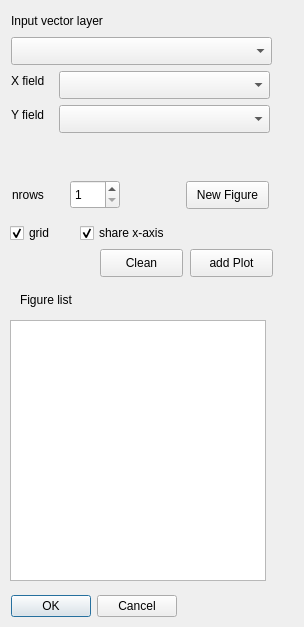
<?xml version="1.0" encoding="UTF-8"?>
<ui version="4.0">
 <class>DataPlotDialog</class>
 <widget class="QDialog" name="DataPlotDialog">
  <property name="geometry">
   <rect>
    <x>0</x>
    <y>0</y>
    <width>304</width>
    <height>627</height>
   </rect>
  </property>
  <property name="windowTitle">
   <string>Data Plotter</string>
  </property>
  <widget class="QLabel" name="label">
   <property name="geometry">
    <rect>
     <x>11</x>
     <y>11</y>
     <width>113</width>
     <height>20</height>
    </rect>
   </property>
   <property name="text">
    <string>Input vector layer</string>
   </property>
  </widget>
  <widget class="QLabel" name="label_2">
   <property name="geometry">
    <rect>
     <x>11</x>
     <y>71</y>
     <width>41</width>
     <height>20</height>
    </rect>
   </property>
   <property name="text">
    <string>X field</string>
   </property>
  </widget>
  <widget class="QgsMapLayerComboBox" name="mMapLayerComboBox">
   <property name="geometry">
    <rect>
     <x>11</x>
     <y>37</y>
     <width>261</width>
     <height>28</height>
    </rect>
   </property>
  </widget>
  <widget class="QgsFieldComboBox" name="mXFieldComboBox">
   <property name="geometry">
    <rect>
     <x>59</x>
     <y>71</y>
     <width>211</width>
     <height>28</height>
    </rect>
   </property>
  </widget>
  <widget class="QgsFieldComboBox" name="mYFieldComboBox">
   <property name="geometry">
    <rect>
     <x>59</x>
     <y>105</y>
     <width>211</width>
     <height>28</height>
    </rect>
   </property>
  </widget>
  <widget class="QLabel" name="label_3">
   <property name="geometry">
    <rect>
     <x>11</x>
     <y>105</y>
     <width>41</width>
     <height>20</height>
    </rect>
   </property>
   <property name="text">
    <string>Y field</string>
   </property>
  </widget>
  <widget class="QPushButton" name="btn_plot">
   <property name="geometry">
    <rect>
     <x>190</x>
     <y>249</y>
     <width>83</width>
     <height>28</height>
    </rect>
   </property>
   <property name="text">
    <string>add Plot</string>
   </property>
  </widget>
  <widget class="QPushButton" name="btn_clean">
   <property name="geometry">
    <rect>
     <x>100</x>
     <y>249</y>
     <width>83</width>
     <height>28</height>
    </rect>
   </property>
   <property name="text">
    <string>Clean</string>
   </property>
  </widget>
  <widget class="QWidget" name="gridWidget" native="true">
   <property name="geometry">
    <rect>
     <x>330</x>
     <y>10</y>
     <width>661</width>
     <height>571</height>
    </rect>
   </property>
   <layout class="QGridLayout" name="widgetPlot">
    <item row="0" column="0">
     <layout class="QVBoxLayout" name="layoutPlot"/>
    </item>
   </layout>
  </widget>
  <widget class="QDialogButtonBox" name="button_box">
   <property name="geometry">
    <rect>
     <x>11</x>
     <y>592</y>
     <width>166</width>
     <height>28</height>
    </rect>
   </property>
   <property name="orientation">
    <enum>Qt::Horizontal</enum>
   </property>
   <property name="standardButtons">
    <set>QDialogButtonBox::Cancel|QDialogButtonBox::Ok</set>
   </property>
  </widget>
  <widget class="QPushButton" name="btn_newFigure">
   <property name="geometry">
    <rect>
     <x>186</x>
     <y>181</y>
     <width>83</width>
     <height>28</height>
    </rect>
   </property>
   <property name="text">
    <string>New Figure</string>
   </property>
  </widget>
  <widget class="QSpinBox" name="nrows">
   <property name="geometry">
    <rect>
     <x>70</x>
     <y>180</y>
     <width>50</width>
     <height>29</height>
    </rect>
   </property>
   <property name="minimum">
    <number>1</number>
   </property>
  </widget>
  <widget class="QCheckBox" name="grid">
   <property name="geometry">
    <rect>
     <x>10</x>
     <y>220</y>
     <width>89</width>
     <height>26</height>
    </rect>
   </property>
   <property name="text">
    <string>grid</string>
   </property>
   <property name="checked">
    <bool>true</bool>
   </property>
  </widget>
  <widget class="QCheckBox" name="sharex">
   <property name="geometry">
    <rect>
     <x>80</x>
     <y>220</y>
     <width>89</width>
     <height>26</height>
    </rect>
   </property>
   <property name="text">
    <string>share x-axis</string>
   </property>
   <property name="checked">
    <bool>true</bool>
   </property>
  </widget>
  <widget class="QLabel" name="label_4">
   <property name="geometry">
    <rect>
     <x>12</x>
     <y>185</y>
     <width>71</width>
     <height>20</height>
    </rect>
   </property>
   <property name="text">
    <string>nrows</string>
   </property>
  </widget>
  <widget class="QLabel" name="label_5">
   <property name="geometry">
    <rect>
     <x>20</x>
     <y>290</y>
     <width>71</width>
     <height>20</height>
    </rect>
   </property>
   <property name="text">
    <string>Figure list</string>
   </property>
  </widget>
  <widget class="QListWidget" name="figuresView">
   <property name="geometry">
    <rect>
     <x>10</x>
     <y>320</y>
     <width>256</width>
     <height>261</height>
    </rect>
   </property>
  </widget>
 </widget>
 <customwidgets>
  <customwidget>
   <class>QgsFieldComboBox</class>
   <extends>QComboBox</extends>
   <header>qgsfieldcombobox.h</header>
  </customwidget>
  <customwidget>
   <class>QgsMapLayerComboBox</class>
   <extends>QComboBox</extends>
   <header>qgsmaplayercombobox.h</header>
  </customwidget>
 </customwidgets>
 <resources/>
 <connections>
  <connection>
   <sender>button_box</sender>
   <signal>accepted()</signal>
   <receiver>DataPlotDialog</receiver>
   <slot>accept()</slot>
   <hints>
    <hint type="sourcelabel">
     <x>20</x>
     <y>20</y>
    </hint>
    <hint type="destinationlabel">
     <x>20</x>
     <y>20</y>
    </hint>
   </hints>
  </connection>
  <connection>
   <sender>button_box</sender>
   <signal>rejected()</signal>
   <receiver>DataPlotDialog</receiver>
   <slot>reject()</slot>
   <hints>
    <hint type="sourcelabel">
     <x>20</x>
     <y>20</y>
    </hint>
    <hint type="destinationlabel">
     <x>20</x>
     <y>20</y>
    </hint>
   </hints>
  </connection>
  <connection>
   <sender>mMapLayerComboBox</sender>
   <signal>layerChanged(QgsMapLayer*)</signal>
   <receiver>mXFieldComboBox</receiver>
   <slot>setLayer(QgsMapLayer*)</slot>
   <hints>
    <hint type="sourcelabel">
     <x>136</x>
     <y>50</y>
    </hint>
    <hint type="destinationlabel">
     <x>164</x>
     <y>84</y>
    </hint>
   </hints>
  </connection>
  <connection>
   <sender>mMapLayerComboBox</sender>
   <signal>layerChanged(QgsMapLayer*)</signal>
   <receiver>mYFieldComboBox</receiver>
   <slot>setLayer(QgsMapLayer*)</slot>
   <hints>
    <hint type="sourcelabel">
     <x>136</x>
     <y>50</y>
    </hint>
    <hint type="destinationlabel">
     <x>164</x>
     <y>118</y>
    </hint>
   </hints>
  </connection>
 </connections>
</ui>
